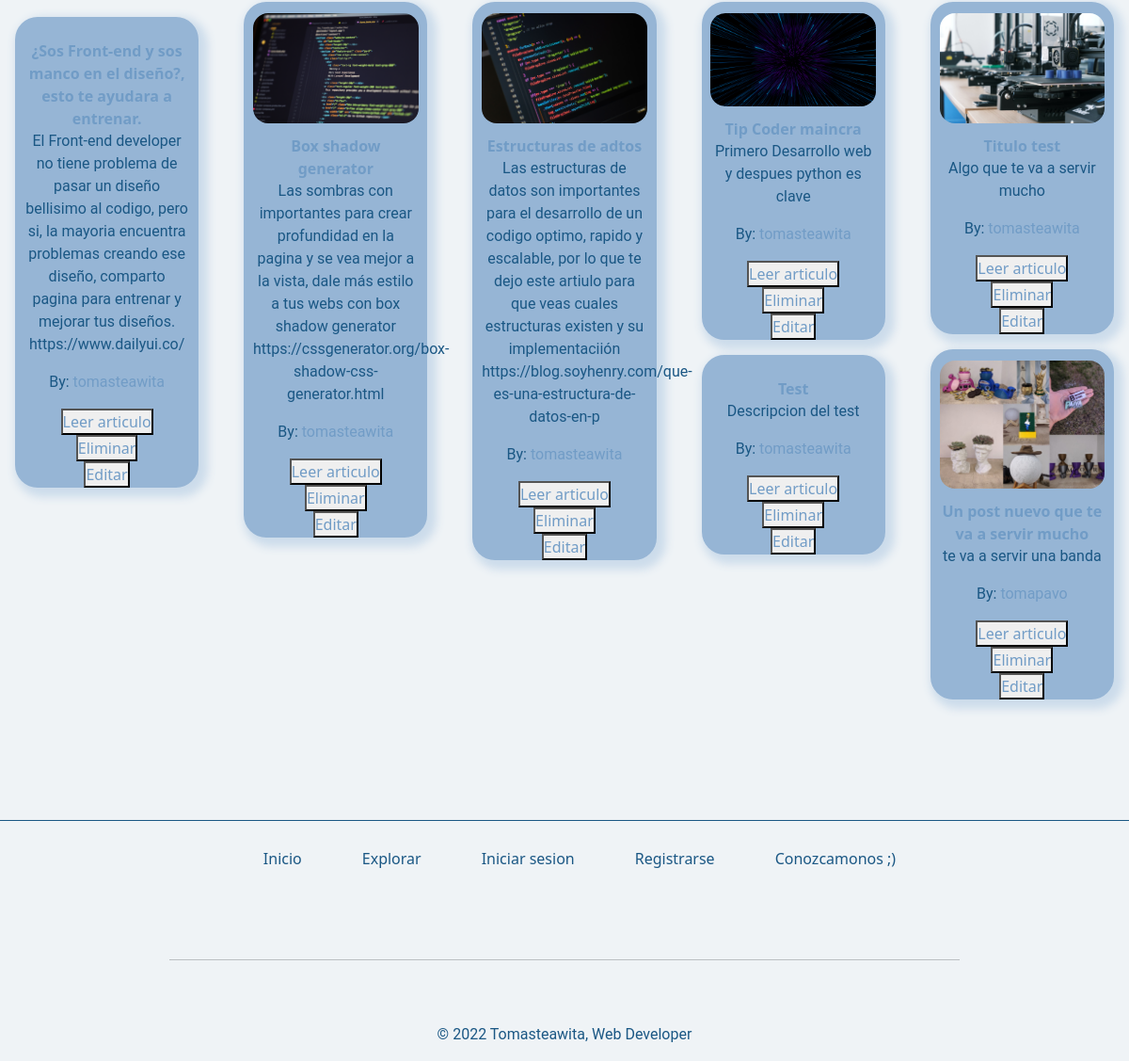
Before: / (signed in, lower part) with the older database file.
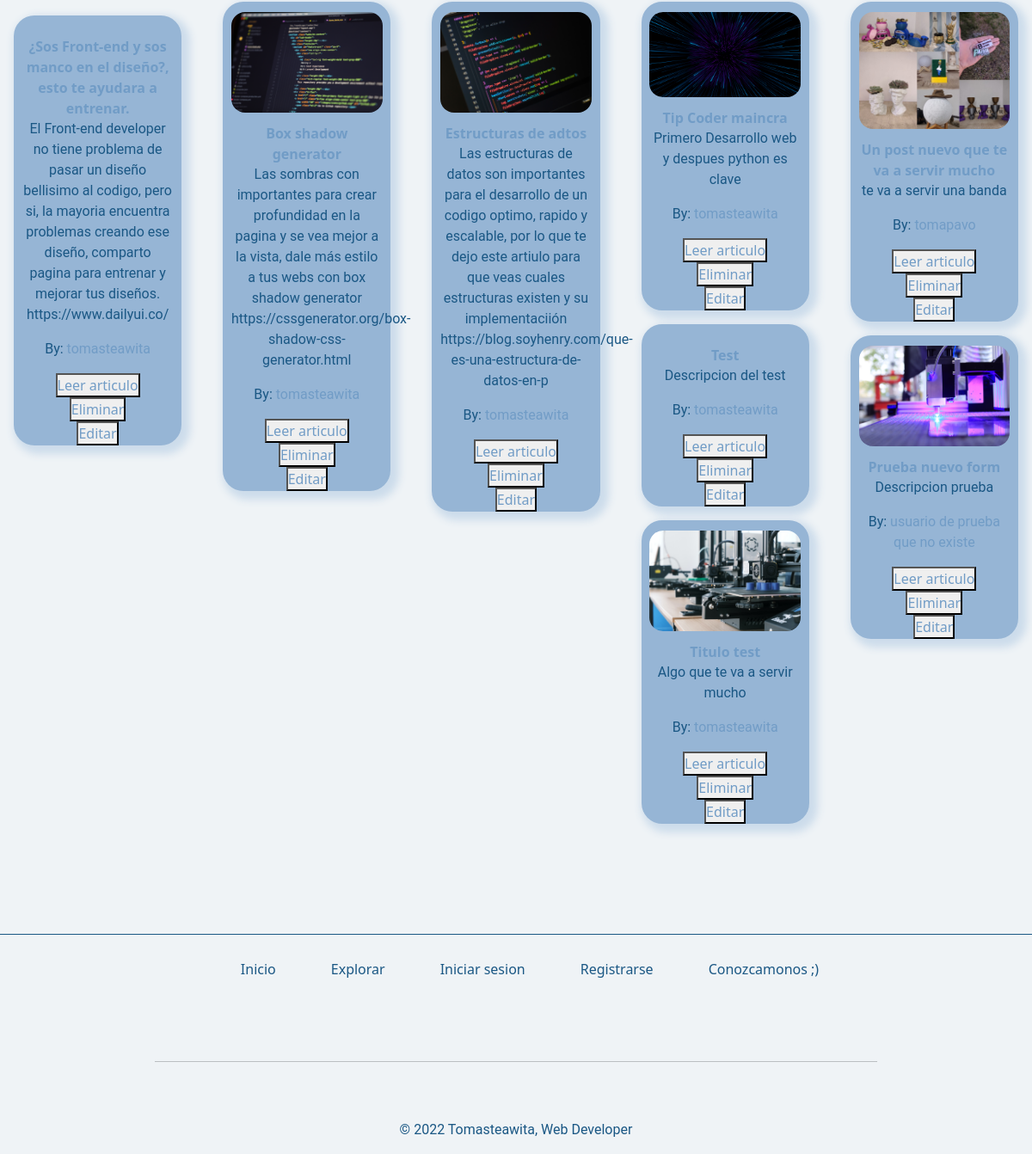
After: the same page with the newer database file.
### app/models.py (models this page shows, shortened)
class Post(models.Model):
    title = models.CharField(max_length=75)
    description = models.CharField(max_length=1024)
    image = models.ImageField(upload_to='image')
    user = models.CharField(max_length=100)
    category = models.CharField(max_length=100)

### app/views.py (the view)
# urls.py: path('',Index.as_view(),name="index"),
class Index(LoginRequiredMixin,ListView):
    model = Post
    template_name = 'index.html'

### app/templates/index.html (shortened to what this page needs)
{% extends 'main.html' %}
{% load static %}
{% block main %}
    <main class="index">
        <section class="view-post">
            {% for post in object_list %}
                <article class="Tcard">
                    <img src="{{post.image.url}}" alt="">
                    <div>
                        <strong>{{post.title}}</strong>
                        <p>
                            {{post.description}}
                        </p>
                        <p>
                            <span>By: </span><a href="">{{post.user}}</a>
                        </p>
                    </div>
                    <button>
                        <a href="{% url 'DetailPost' post.id %}">Leer articulo</a>
                    </button>
                    <button>
                        <a href="{% url 'DeletePost' post.id %}">Eliminar</a>
                    </button>
                    <button>
                        <a href="{% url 'EditPost' post.id %}">Editar</a>
                    </button>
                </article>
            {% endfor %}
        </section>
    </main>
{% endblock  %}

Changed rows visible on the page:
added Post: image (picture), title "Prueba nuevo form", description "Descripcion prueba", user "usuario de prueba que no existe"
